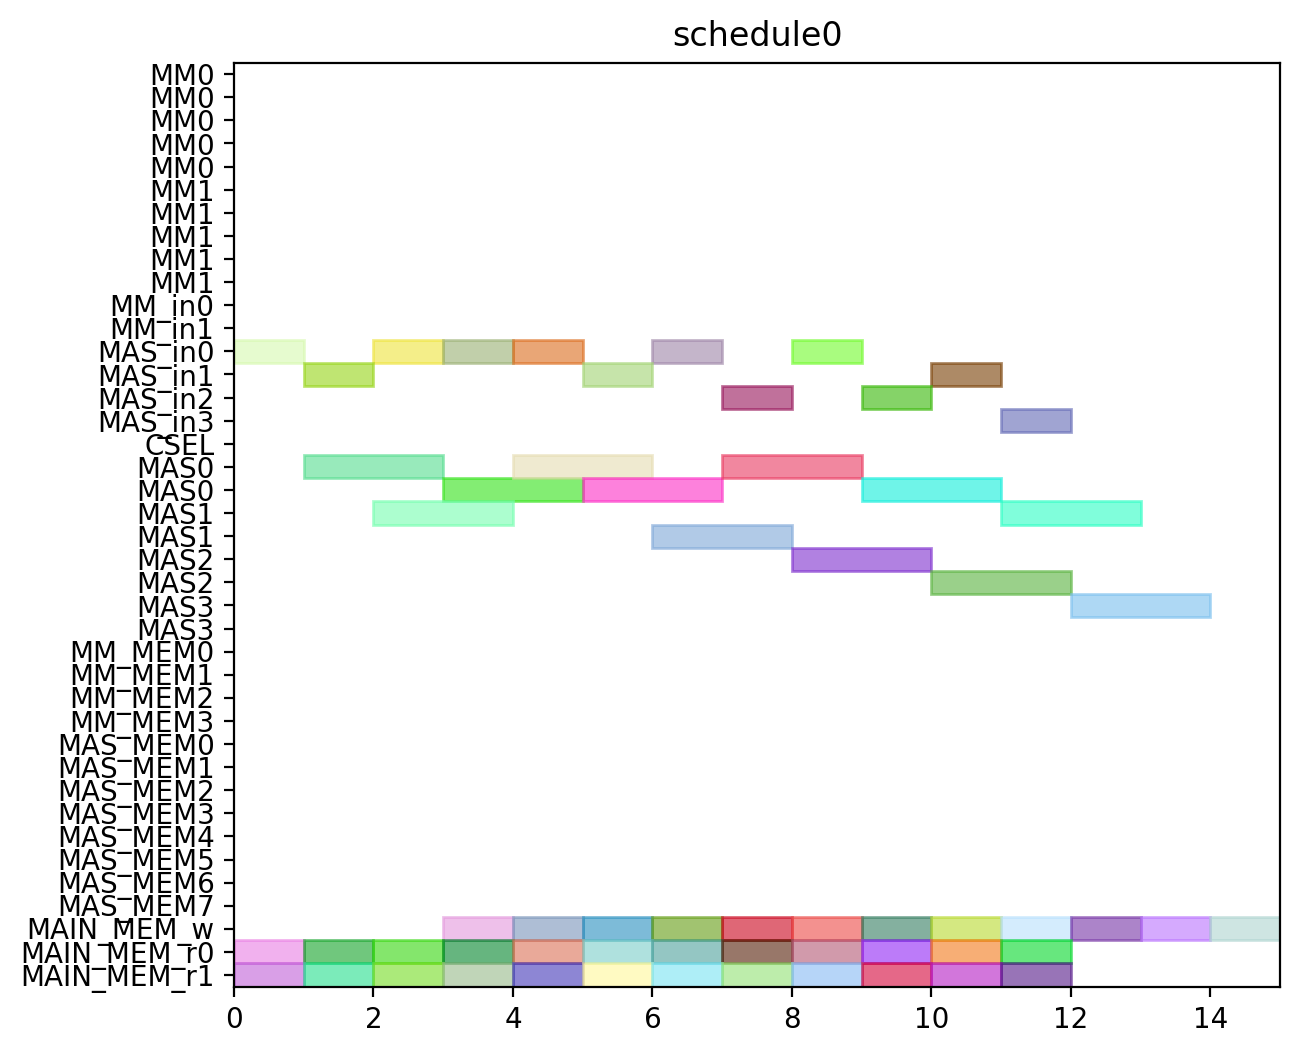

Recreate this plot in Python.
from pyschedule import Scenario, solvers, plotters, alt


def solve():
	horizon = 120
	S = Scenario("schedule0", horizon=horizon)

	# resource
	MM = S.Resources('MM', num=2, size=5)
	MM_in = S.Resources('MM_in', num=2)
	MAS_in = S.Resources('MAS_in', num=4)
	CSEL = S.Resource('CSEL')
	MAS = S.Resources('MAS', num=4, size=2, periods=range(1, horizon))
	MM_MEM = S.Resources('MM_MEM', num=4)
	MAS_MEM = S.Resources('MAS_MEM', num=8)
	MAIN_MEM_w = S.Resource('MAIN_MEM_w', size=1)
	MAIN_MEM_r = S.Resources('MAIN_MEM_r', num=2)

	# result of previous scheduling

	# new tasks
	c000 = S.Task('c000', length=2, delay_cost=1)
	c000 += alt(MAS)
	c000_in = S.Task('c000_in', length=1, delay_cost=1)
	c000_in += alt(MAS_in)
	S += c000_in*MAS_in[0]<=c000*MAS[0]

	S += c000_in*MAS_in[1]<=c000*MAS[1]

	S += c000_in*MAS_in[2]<=c000*MAS[2]

	S += c000_in*MAS_in[3]<=c000*MAS[3]

	S += 0<c000

	c000_w = S.Task('c000_w', length=1, delay_cost=1)
	c000_w += alt(MAIN_MEM_w)
	S += c000 <= c000_w

	c000_mem0 = S.Task('c000_mem0', length=1, delay_cost=1)
	c000_mem0 += MAIN_MEM_r[0]
	S += c000_mem0 <= c000

	c000_mem1 = S.Task('c000_mem1', length=1, delay_cost=1)
	c000_mem1 += MAIN_MEM_r[1]
	S += c000_mem1 <= c000

	c001 = S.Task('c001', length=2, delay_cost=1)
	c001 += alt(MAS)
	c001_in = S.Task('c001_in', length=1, delay_cost=1)
	c001_in += alt(MAS_in)
	S += c001_in*MAS_in[0]<=c001*MAS[0]

	S += c001_in*MAS_in[1]<=c001*MAS[1]

	S += c001_in*MAS_in[2]<=c001*MAS[2]

	S += c001_in*MAS_in[3]<=c001*MAS[3]

	S += 0<c001

	c001_w = S.Task('c001_w', length=1, delay_cost=1)
	c001_w += alt(MAIN_MEM_w)
	S += c001 <= c001_w

	c001_mem0 = S.Task('c001_mem0', length=1, delay_cost=1)
	c001_mem0 += MAIN_MEM_r[0]
	S += c001_mem0 <= c001

	c001_mem1 = S.Task('c001_mem1', length=1, delay_cost=1)
	c001_mem1 += MAIN_MEM_r[1]
	S += c001_mem1 <= c001

	c010 = S.Task('c010', length=2, delay_cost=1)
	c010 += alt(MAS)
	c010_in = S.Task('c010_in', length=1, delay_cost=1)
	c010_in += alt(MAS_in)
	S += c010_in*MAS_in[0]<=c010*MAS[0]

	S += c010_in*MAS_in[1]<=c010*MAS[1]

	S += c010_in*MAS_in[2]<=c010*MAS[2]

	S += c010_in*MAS_in[3]<=c010*MAS[3]

	S += 0<c010

	c010_w = S.Task('c010_w', length=1, delay_cost=1)
	c010_w += alt(MAIN_MEM_w)
	S += c010 <= c010_w

	c010_mem0 = S.Task('c010_mem0', length=1, delay_cost=1)
	c010_mem0 += MAIN_MEM_r[0]
	S += c010_mem0 <= c010

	c010_mem1 = S.Task('c010_mem1', length=1, delay_cost=1)
	c010_mem1 += MAIN_MEM_r[1]
	S += c010_mem1 <= c010

	c011 = S.Task('c011', length=2, delay_cost=1)
	c011 += alt(MAS)
	c011_in = S.Task('c011_in', length=1, delay_cost=1)
	c011_in += alt(MAS_in)
	S += c011_in*MAS_in[0]<=c011*MAS[0]

	S += c011_in*MAS_in[1]<=c011*MAS[1]

	S += c011_in*MAS_in[2]<=c011*MAS[2]

	S += c011_in*MAS_in[3]<=c011*MAS[3]

	S += 0<c011

	c011_w = S.Task('c011_w', length=1, delay_cost=1)
	c011_w += alt(MAIN_MEM_w)
	S += c011 <= c011_w

	c011_mem0 = S.Task('c011_mem0', length=1, delay_cost=1)
	c011_mem0 += MAIN_MEM_r[0]
	S += c011_mem0 <= c011

	c011_mem1 = S.Task('c011_mem1', length=1, delay_cost=1)
	c011_mem1 += MAIN_MEM_r[1]
	S += c011_mem1 <= c011

	c100 = S.Task('c100', length=2, delay_cost=1)
	c100 += alt(MAS)
	c100_in = S.Task('c100_in', length=1, delay_cost=1)
	c100_in += alt(MAS_in)
	S += c100_in*MAS_in[0]<=c100*MAS[0]

	S += c100_in*MAS_in[1]<=c100*MAS[1]

	S += c100_in*MAS_in[2]<=c100*MAS[2]

	S += c100_in*MAS_in[3]<=c100*MAS[3]

	S += 0<c100

	c100_w = S.Task('c100_w', length=1, delay_cost=1)
	c100_w += alt(MAIN_MEM_w)
	S += c100 <= c100_w

	c100_mem0 = S.Task('c100_mem0', length=1, delay_cost=1)
	c100_mem0 += MAIN_MEM_r[0]
	S += c100_mem0 <= c100

	c100_mem1 = S.Task('c100_mem1', length=1, delay_cost=1)
	c100_mem1 += MAIN_MEM_r[1]
	S += c100_mem1 <= c100

	c101 = S.Task('c101', length=2, delay_cost=1)
	c101 += alt(MAS)
	c101_in = S.Task('c101_in', length=1, delay_cost=1)
	c101_in += alt(MAS_in)
	S += c101_in*MAS_in[0]<=c101*MAS[0]

	S += c101_in*MAS_in[1]<=c101*MAS[1]

	S += c101_in*MAS_in[2]<=c101*MAS[2]

	S += c101_in*MAS_in[3]<=c101*MAS[3]

	S += 0<c101

	c101_w = S.Task('c101_w', length=1, delay_cost=1)
	c101_w += alt(MAIN_MEM_w)
	S += c101 <= c101_w

	c101_mem0 = S.Task('c101_mem0', length=1, delay_cost=1)
	c101_mem0 += MAIN_MEM_r[0]
	S += c101_mem0 <= c101

	c101_mem1 = S.Task('c101_mem1', length=1, delay_cost=1)
	c101_mem1 += MAIN_MEM_r[1]
	S += c101_mem1 <= c101

	c110 = S.Task('c110', length=2, delay_cost=1)
	c110 += alt(MAS)
	c110_in = S.Task('c110_in', length=1, delay_cost=1)
	c110_in += alt(MAS_in)
	S += c110_in*MAS_in[0]<=c110*MAS[0]

	S += c110_in*MAS_in[1]<=c110*MAS[1]

	S += c110_in*MAS_in[2]<=c110*MAS[2]

	S += c110_in*MAS_in[3]<=c110*MAS[3]

	S += 0<c110

	c110_w = S.Task('c110_w', length=1, delay_cost=1)
	c110_w += alt(MAIN_MEM_w)
	S += c110 <= c110_w

	c110_mem0 = S.Task('c110_mem0', length=1, delay_cost=1)
	c110_mem0 += MAIN_MEM_r[0]
	S += c110_mem0 <= c110

	c110_mem1 = S.Task('c110_mem1', length=1, delay_cost=1)
	c110_mem1 += MAIN_MEM_r[1]
	S += c110_mem1 <= c110

	c111 = S.Task('c111', length=2, delay_cost=1)
	c111 += alt(MAS)
	c111_in = S.Task('c111_in', length=1, delay_cost=1)
	c111_in += alt(MAS_in)
	S += c111_in*MAS_in[0]<=c111*MAS[0]

	S += c111_in*MAS_in[1]<=c111*MAS[1]

	S += c111_in*MAS_in[2]<=c111*MAS[2]

	S += c111_in*MAS_in[3]<=c111*MAS[3]

	S += 0<c111

	c111_w = S.Task('c111_w', length=1, delay_cost=1)
	c111_w += alt(MAIN_MEM_w)
	S += c111 <= c111_w

	c111_mem0 = S.Task('c111_mem0', length=1, delay_cost=1)
	c111_mem0 += MAIN_MEM_r[0]
	S += c111_mem0 <= c111

	c111_mem1 = S.Task('c111_mem1', length=1, delay_cost=1)
	c111_mem1 += MAIN_MEM_r[1]
	S += c111_mem1 <= c111

	c200 = S.Task('c200', length=2, delay_cost=1)
	c200 += alt(MAS)
	c200_in = S.Task('c200_in', length=1, delay_cost=1)
	c200_in += alt(MAS_in)
	S += c200_in*MAS_in[0]<=c200*MAS[0]

	S += c200_in*MAS_in[1]<=c200*MAS[1]

	S += c200_in*MAS_in[2]<=c200*MAS[2]

	S += c200_in*MAS_in[3]<=c200*MAS[3]

	S += 0<c200

	c200_w = S.Task('c200_w', length=1, delay_cost=1)
	c200_w += alt(MAIN_MEM_w)
	S += c200 <= c200_w

	c200_mem0 = S.Task('c200_mem0', length=1, delay_cost=1)
	c200_mem0 += MAIN_MEM_r[0]
	S += c200_mem0 <= c200

	c200_mem1 = S.Task('c200_mem1', length=1, delay_cost=1)
	c200_mem1 += MAIN_MEM_r[1]
	S += c200_mem1 <= c200

	c201 = S.Task('c201', length=2, delay_cost=1)
	c201 += alt(MAS)
	c201_in = S.Task('c201_in', length=1, delay_cost=1)
	c201_in += alt(MAS_in)
	S += c201_in*MAS_in[0]<=c201*MAS[0]

	S += c201_in*MAS_in[1]<=c201*MAS[1]

	S += c201_in*MAS_in[2]<=c201*MAS[2]

	S += c201_in*MAS_in[3]<=c201*MAS[3]

	S += 0<c201

	c201_w = S.Task('c201_w', length=1, delay_cost=1)
	c201_w += alt(MAIN_MEM_w)
	S += c201 <= c201_w

	c201_mem0 = S.Task('c201_mem0', length=1, delay_cost=1)
	c201_mem0 += MAIN_MEM_r[0]
	S += c201_mem0 <= c201

	c201_mem1 = S.Task('c201_mem1', length=1, delay_cost=1)
	c201_mem1 += MAIN_MEM_r[1]
	S += c201_mem1 <= c201

	c210 = S.Task('c210', length=2, delay_cost=1)
	c210 += alt(MAS)
	c210_in = S.Task('c210_in', length=1, delay_cost=1)
	c210_in += alt(MAS_in)
	S += c210_in*MAS_in[0]<=c210*MAS[0]

	S += c210_in*MAS_in[1]<=c210*MAS[1]

	S += c210_in*MAS_in[2]<=c210*MAS[2]

	S += c210_in*MAS_in[3]<=c210*MAS[3]

	S += 0<c210

	c210_w = S.Task('c210_w', length=1, delay_cost=1)
	c210_w += alt(MAIN_MEM_w)
	S += c210 <= c210_w

	c210_mem0 = S.Task('c210_mem0', length=1, delay_cost=1)
	c210_mem0 += MAIN_MEM_r[0]
	S += c210_mem0 <= c210

	c210_mem1 = S.Task('c210_mem1', length=1, delay_cost=1)
	c210_mem1 += MAIN_MEM_r[1]
	S += c210_mem1 <= c210

	c211 = S.Task('c211', length=2, delay_cost=1)
	c211 += alt(MAS)
	c211_in = S.Task('c211_in', length=1, delay_cost=1)
	c211_in += alt(MAS_in)
	S += c211_in*MAS_in[0]<=c211*MAS[0]

	S += c211_in*MAS_in[1]<=c211*MAS[1]

	S += c211_in*MAS_in[2]<=c211*MAS[2]

	S += c211_in*MAS_in[3]<=c211*MAS[3]

	S += 0<c211

	c211_w = S.Task('c211_w', length=1, delay_cost=1)
	c211_w += alt(MAIN_MEM_w)
	S += c211 <= c211_w

	c211_mem0 = S.Task('c211_mem0', length=1, delay_cost=1)
	c211_mem0 += MAIN_MEM_r[0]
	S += c211_mem0 <= c211

	c211_mem1 = S.Task('c211_mem1', length=1, delay_cost=1)
	c211_mem1 += MAIN_MEM_r[1]
	S += c211_mem1 <= c211

	solvers.mip.solve(S,msg=1,kind='CPLEX',ratio_gap=1.01)

	solution = [['hoge']*len(S.solution()[1]) for i in range(len(S.solution()))]
	for i in range(len(S.solution())):
		for j in range(len(S.solution()[i])):
			solution[i][j]=str(S.solution()[i][j])
	print(solution)

	cycles = int(solution[-1][3])

	pic_file_name = "/mnt/rose/usr1/fukuda/ABE/multiRAM_multiMAS_16mux/scheduling_result/stage5MM2_stage2MAS4/CONJ/schedule0.png"
	if(S.solution() != []):
		plotters.matplotlib.plot(S,img_filename=pic_file_name, show_task_labels=False, fig_size=(cycles*0.25+3, 6))

	return solution
